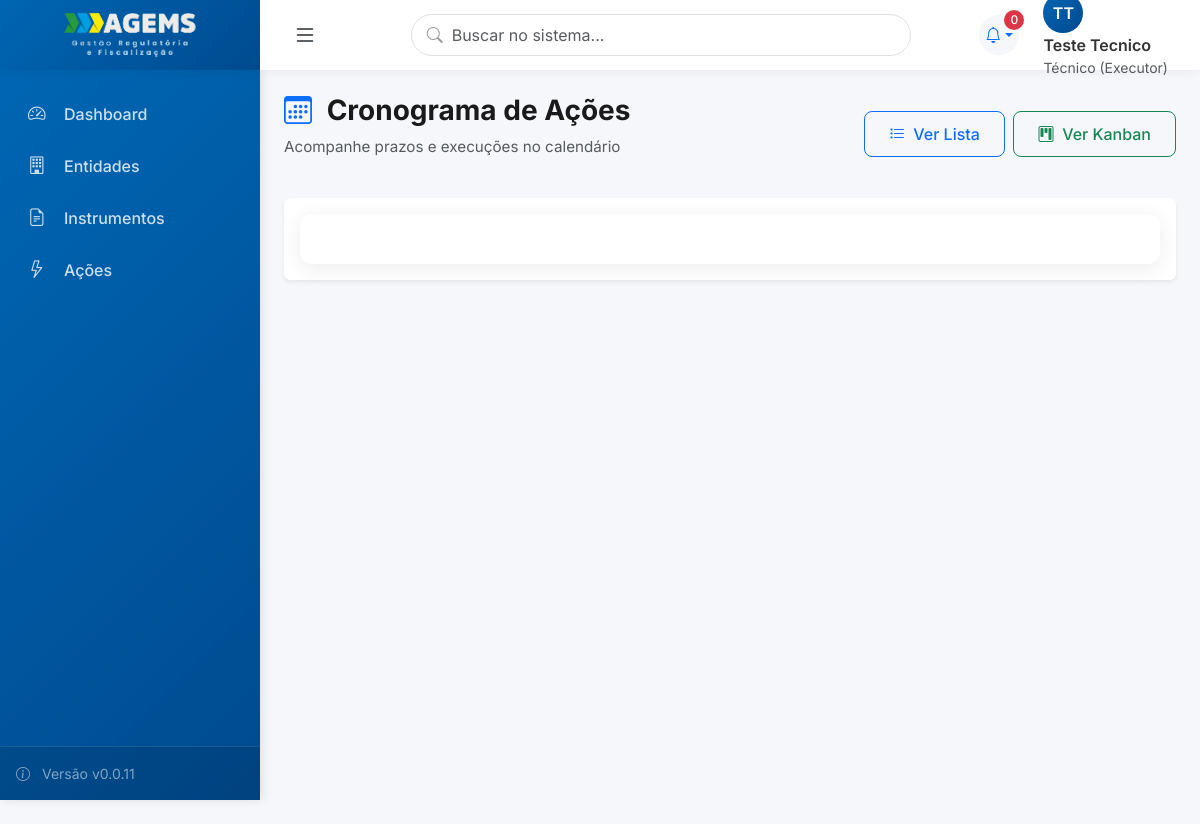
The page /acoes/calendario/ (signed in) on the database its author committed.
### usuarios/models.py (models this page shows, shortened)
class Usuario(AbstractUser):
    PERFIL_CHOICES = [
        (0, 'Admin do Sistema'),
        (1, 'Gestor (Diretor)'),
        (2, 'Gestor (Assessor)'),
        (3, 'Técnico (Coordenador)'),
        (4, 'Técnico (Executor)'),
        (5, 'Visualizador (Auditor)'),
    ]
    perfil = models.IntegerField(
        choices=PERFIL_CHOICES,
        default=4,
        verbose_name='Perfil de Acesso',
        help_text='Define o nível de acesso e permissões do usuário'
    )
    diretoria = models.ForeignKey(
        'core.Diretoria',
        on_delete=models.SET_NULL,
        null=True,
        blank=True,
        related_name='usuarios_diretoria',
        verbose_name='Diretoria',
        help_text='Diretoria principal do usuário (obrigatório para perfis 1-5)'
    )
    subunidade = models.ForeignKey(
        'core.Subunidade',
        on_delete=models.SET_NULL,
        null=True,
        blank=True,
        related_name='usuarios',
        verbose_name='Subunidade',
        help_text='Subunidade específica (obrigatório para perfis 2, 3, 4)'
    )
    diretorias_visualizacao = models.ManyToManyField(
        'core.Diretoria',
        blank=True,
        related_name='visualizadores',
        verbose_name='Diretorias para Visualização',
        help_text='Diretorias que o visualizador pode acessar (apenas para perfil 5)'
    )
    cargo = models.CharField(max_length=100, blank=True, verbose_name='Cargo')
    setor = models.CharField(max_length=100, blank=True, verbose_name='Setor/Departamento')
    telefone = models.CharField(max_length=20, blank=True, verbose_name='Telefone')
    entidade = models.ForeignKey(
        'entidades.Entidade',
        on_delete=models.SET_NULL,
        null=True,
        blank=True,
        related_name='usuarios',
        verbose_name='Entidade'
    )
    senha_temporaria = models.BooleanField(
        default=False,
        verbose_name='Senha Temporária',
        help_text='Se True, usuário será forçado a trocar senha no próximo login'
    )
    ativo = models.BooleanField(default=True, verbose_name='Usuário Ativo')
    data_criacao = models.DateTimeField(auto_now_add=True, verbose_name='Data de Criação')
    data_atualizacao = models.DateTimeField(auto_now=True, verbose_name='Última Atualização')
    class Meta:
        verbose_name = 'Usuário'
        verbose_name_plural = 'Usuários'
        ordering = ['first_name', 'last_name']
        indexes = [
            models.Index(fields=['perfil']),
            models.Index(fields=['diretoria']),
            models.Index(fields=['subunidade']),
        ]

### acoes/views.py (the view)
# urls.py: path('acoes/calendario/', AcaoCalendarioView.as_view(), name='acao_calendario'),
class AcaoCalendarioView(PermissionRequiredMixin, TemplateView):
    permission_required = 'acoes.view_acao'
    template_name = 'acoes/acoes_calendario.html'

### templates/acoes/acoes_calendario.html (shortened to what this page needs)
{% extends 'base_modern.html' %}
{% load static %}
{% block extra_css %}
<link href="https://cdn.jsdelivr.net/npm/fullcalendar@6.1.8/index.global.min.css" rel="stylesheet">
{% endblock %}
{% block content %}
<div class="page-header d-flex justify-content-between align-items-center mb-4">
    <div>
        <h1 class="page-title">
            <i class="bi bi-calendar3 me-2 text-primary"></i>
            Cronograma de Ações
        </h1>
        <p class="page-subtitle text-muted">Acompanhe prazos e execuções no calendário</p>
    </div>
    <div class="d-flex gap-2">
        <a href="{% url 'acao_list' %}" class="btn btn-outline-primary">
            <i class="bi bi-list-task me-1"></i> Ver Lista
        </a>
        <a href="{% url 'acao_kanban' %}" class="btn btn-outline-success">
            <i class="bi bi-kanban me-1"></i> Ver Kanban
        </a>
    </div>
</div>
<div class="card border-0 shadow-sm p-3">
    <div id="calendar"></div>
</div>
{% endblock %}

### templates/base_modern.html (shortened to what this page needs)
﻿{% load static %}
<!DOCTYPE html>
<html lang="pt-BR">
<head>
    <link href="https://cdn.jsdelivr.net/npm/bootstrap@5.3.2/dist/css/bootstrap.min.css" rel="stylesheet">
    <link rel="stylesheet" href="https://cdn.jsdelivr.net/npm/bootstrap-icons@1.11.1/font/bootstrap-icons.css">
    <link rel="stylesheet" href="https://cdnjs.cloudflare.com/ajax/libs/font-awesome/6.4.2/css/all.min.css">
    {% block extra_css %}{% endblock %}
</head>
<body>
    <aside class="sidebar" id="sidebar">
        <ul class="sidebar-nav">
            <li class="sidebar-nav-item">
                <a href="/" class="sidebar-nav-link {% if request.path == '/' %}active{% endif %}">
                    <i class="bi bi-speedometer2"></i>
                    <span>Dashboard</span>
                </a>
            </li>
            {% if perms.entidades.view_entidade %}
            <li class="sidebar-nav-item">
                <a href="{% url 'entidade_list' %}" class="sidebar-nav-link">
                    <i class="bi bi-building"></i>
                    <span>Entidades</span>
                </a>
            </li>
            {% endif %}
            {% if perms.instrumentos.view_instrumento %}
            <li class="sidebar-nav-item">
                <a href="{% url 'instrumento_list' %}" class="sidebar-nav-link">
                    <i class="bi bi-file-earmark-text"></i>
                    <span>Instrumentos</span>
                </a>
            </li>
            {% endif %}
            {% if perms.acoes.view_acao %}
            <li class="sidebar-nav-item">
                <a href="{% url 'acao_list' %}" class="sidebar-nav-link">
                    <i class="bi bi-lightning"></i>
                    <span>Ações</span>
                </a>
            </li>
            {% endif %}
        </ul>
        <div class="sidebar-footer">
            <div class="text-white-50 small">
                <i class="bi bi-info-circle me-2"></i>
                Versão v0.0.11
            </div>
        </div>
    </aside>
    <main class="main-content">
        <header class="top-header">
            <div class="d-flex align-items-center h-100">
                <div class="header-brand-box">
                    <a href="/" class="sidebar-brand">
                        <img src="{% static 'img/logo.png' %}" alt="AGEMS" style="max-width: 140px; height: auto;">
                    </a>
                </div>
                <button class="btn btn-link text-dark ms-2" id="sidebarToggle">
                    <i class="bi bi-list fs-4"></i>
                </button>
            </div>
            <div class="header-search position-relative d-none d-lg-block">
                <i class="bi bi-search"></i>
                <input type="search" class="form-control" placeholder="Buscar no sistema...">
            </div>
            <div class="header-actions">
                <div class="dropdown">
                    <a class="header-icon dropdown-toggle text-decoration-none" href="#" id="alertsDropdown"
                        data-bs-toggle="dropdown" aria-expanded="false">
                        <i class="bi bi-bell"></i>
                        <span id="alertCount" class="badge bg-danger rounded-pill">0</span>
                    </a>
                </div>
                <div class="user-profile dropdown">
                    <div data-bs-toggle="dropdown">
                        <div class="user-avatar">
                            {{user.first_name|first|upper}}{{user.last_name|first|upper}}
                        </div>
                        <div class="d-none d-md-block">
                            <div class="fw-semibold">{{user.get_full_name}}</div>
                            <div class="small text-muted">{{user.get_perfil_display}}</div>
                        </div>
                    </div>
                </div>
            </div>
        </header>
        <div class="content-area">
            {% block content %}{% endblock %}
        </div>
    </main>
</body>
</html>

### templates/base_modern.html (style rules this page uses)
:root { --primary-color: #0066B3; --secondary-color: #6c757d; --success-color: #198754; --danger-color: #dc3545; --warning-color: #ffc107; --info-color: #0dcaf0; --gold-color: #FFC300; --dark-color: #212529; --light-color: #f8f9fa; --sidebar-width: 260px; --header-height: 70px; --transition-speed: 0.3s; }
* { margin: 0; padding: 0; box-sizing: border-box; }
body { font-family: 'Inter', sans-serif; background-color: #f5f7fa; color: #333; overflow-x: hidden; transition: padding-left var(--transition-speed) ease; }
.sidebar { position: fixed; top: var(--header-height); left: 0; height: calc(100vh - var(--header-height)); width: var(--sidebar-width); background: linear-gradient(135deg, #0066B3 0%, #004A8F 100%); padding: 0; z-index: 1000; transition: all var(--transition-speed) ease; box-shadow: 2px 0 10px rgba(0, 0, 0, 0.1); overflow-y: auto; }
.sidebar-brand { color: white; font-size: 1.5rem; font-weight: 700; text-decoration: none; display: flex; align-items: center; gap: 0.75rem; }
.sidebar-nav { padding: 1rem 0; list-style: none; }
.sidebar-nav-item { margin: 0.25rem 0.75rem; }
.sidebar-nav-link { display: flex; align-items: center; padding: 0.75rem 1rem; color: rgba(255, 255, 255, 0.8); text-decoration: none; border-radius: 0.5rem; transition: all 0.3s ease; font-weight: 500; }
.sidebar-nav-link i { width: 24px; margin-right: 0.75rem; font-size: 1.1rem; }
.sidebar-footer { position: absolute; bottom: 0; width: 100%; padding: 1rem; background: rgba(0, 0, 0, 0.1); border-top: 1px solid rgba(255, 255, 255, 0.1); }
.main-content { margin-left: var(--sidebar-width); min-height: 100vh; transition: all var(--transition-speed) ease; padding-top: var(--header-height); }
.top-header { background: white; height: var(--header-height); padding: 0 1.5rem 0 0; box-shadow: 0 2px 10px rgba(0, 0, 0, 0.05); display: flex; align-items: center; justify-content: space-between; position: fixed; top: 0; left: 0; right: 0; width: 100%; z-index: 1010; }
.header-brand-box { width: var(--sidebar-width); height: 100%; background: linear-gradient(135deg, #0066B3 0%, #004A8F 100%); display: flex; align-items: center; justify-content: center; padding: 0 1rem; transition: all var(--transition-speed) ease; }
.header-search { flex: 1; max-width: 500px; }
.header-search input { border-radius: 50px; border: 1px solid #e0e0e0; padding: 0.5rem 1.5rem; padding-left: 2.5rem; }
.header-search i { position: absolute; left: 1rem; top: 50%; transform: translateY(-50%); color: #999; }
.header-actions { display: flex; align-items: center; gap: 1rem; }
.header-icon { position: relative; width: 40px; height: 40px; border-radius: 50%; background: #f5f7fa; display: flex; align-items: center; justify-content: center; cursor: pointer; transition: all 0.3s ease; }
.header-icon .badge { position: absolute; top: -5px; right: -5px; font-size: 0.7rem; }
.user-profile { display: flex; align-items: center; gap: 0.75rem; cursor: pointer; padding: 0.5rem; border-radius: 50px; transition: all 0.3s ease; }
.user-avatar { width: 40px; height: 40px; border-radius: 50%; background: linear-gradient(135deg, #0066B3 0%, #004A8F 100%); display: flex; align-items: center; justify-content: center; color: white; font-weight: 600; }
.content-area { padding: 0 1.5rem; }
.page-header { margin-bottom: 1rem; }
.page-title { font-size: 1.75rem; font-weight: 700; color: #1a1a1a; margin-bottom: 0.5rem; }
.page-subtitle { color: #6c757d; font-size: 0.95rem; }
.badge { padding: 0.5rem 1rem; border-radius: 50px; font-weight: 500; font-size: 0.85rem; }
.btn { padding: 0.625rem 1.5rem; border-radius: 0.5rem; font-weight: 500; transition: all 0.3s ease; }

### templates/acoes/acoes_calendario.html (style rules this page uses)
#calendar { max-width: 100%; background: white; border-radius: 12px; padding: 25px; box-shadow: 0 4px 20px rgba(0, 0, 0, 0.08); border: none; }

### templates/alertas_script_v2.html (style rules this page uses)
#alertCount { min-width: 20px; height: 20px; font-size: 0.75rem; line-height: 20px; padding: 0 6px; }

### rows shown on the page
Usuario: first_name|first "T", last_name|first "T", get_full_name "Teste Tecnico", perfil "Técnico (Executor)"
